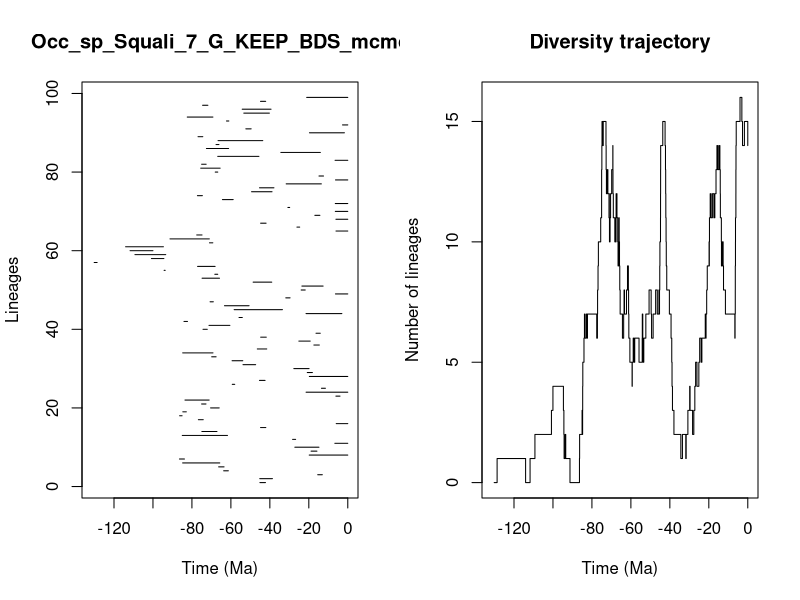

Source code (R):


pdf(file='../Results/Species/5_MA_bins_EXT_EP_FT/pyrate_mcmc_logs/Occ_sp_Squali_7_G_KEEP_BDS_mcmc_LTT.pdf',width=0.6*20, height=0.6*10)
title = "Occ_sp_Squali_7_G_KEEP_BDS_mcmc"
ts=c(45.100879172951196, 45.181123309604935,15.42614164636429,63.709732277527415,66.2856595838152,84.77572399907265,86.3974432971934,19.794829514337692,18.84579418097533,27.177739806470907,6.64023804763229,28.33612340656124,84.95883066458782,74.8982985295396,44.77411239744305,5.933418373124808,76.6850093225138,86.31775511805692,84.67808351693968,70.42670765349723,75.02915548872303,83.57411871089245,6.102431368105414,21.406353876633926,13.510579679208309,59.29931779609908,45.33104415507753,19.736301562474228,20.796208013801063,27.69509812663554,53.79332612057081,59.38814081832039,69.8569356919093,84.74315202843206,46.44210739004048,17.397448457222218,25.113792614405096,44.71585068990757,16.30376986050105,74.30638270380547,71.23989776134158,84.07992145648426,55.823553830992964,21.42938549544849,58.32711066855613,63.28700803631246,70.68065625103756,31.8168567056601,6.3248432935173735,23.92790486064531,23.5570162908268,48.5840603114288,74.7907927210894,68.24775627848977,94.278840485499,77.09550203356635,130.17681197171677,100.78124920747497,109.2575673719425,111.75005107979233,114.04480937743404,70.9963134122807,91.25886734006528,77.53381306971524,6.050406371825088,26.094594348646744,44.74479237751808,6.092261832031831,16.90462708635981,6.403453836278482,30.744698903459657,6.417291660515714,64.3420063395634,77.17773641072884,49.386607691204375,45.30751732311846,31.622729176974055,6.304400179594265,14.786445144768175,68.03606439354213,75.4935345116581,75.01551963066188,6.51837544565683,66.75100286070773,34.36065623252431,72.55864256274589,67.6165615481195,66.59051410942794,76.8621836979417,19.667289808067892,52.32571383692028,2.697748618092048,62.260452289806686,82.39848334506337,53.37251794979027,54.192430142640035,74.51988837168528,44.7988096055061,21.09607353760357)
te=c(42.242433565273195, 38.66019610025871,13.058792500569242,61.29391603199113,63.500865383872416,65.70702301747433,83.83890013609764,0.0,15.831723170753323,14.7972692179637,0.0,26.770724722566204,61.74266547372337,67.14468541020877,42.0688746407196,0.0,74.19496691878511,85.05570106175793,82.88154794790651,66.00089539445023,72.78082685228823,71.15706796084298,3.9836210352472174,0.0,11.477067682531436,58.02962976562294,42.44736252474227,0.0,18.15718532601512,19.866582221574017,47.291586733618736,53.89100191820717,67.58901245812685,69.19761293499027,41.5945461226077,14.610127843933322,19.288943662740053,41.83584254959507,14.130118980338752,72.12820225947023,60.51681726192696,82.27951174730687,54.14257542584199,3.038556000447748,33.54114138137056,50.66732747370191,69.0142279917707,29.620237175548706,0.0,21.830284404490865,12.64852558809275,39.02015648982712,65.84580441659182,66.74710284561371,93.72609677496598,68.09999131566994,128.6709157500917,94.39294851738052,93.44150320794674,100.0131563732506,94.6343608629797,69.27829882554816,71.0753561357121,74.81926244858593,0.0,24.68633851349042,41.93360136181692,0.0,14.31401727906959,0.0,29.822332664207412,0.0,58.81338616010681,74.62446431039358,38.87966917309764,37.90396830780152,13.563084819400823,0.0,12.455693649657936,66.73188703955216,65.51148618847618,72.70589675827492,0.0,45.61430424862547,14.073723096178014,61.17325846753949,66.14213131533613,43.63622680658123,74.41644632410022,1.7302858834614843,49.5981519555415,0.0,61.055706239711135,69.22419522872309,40.24191902329164,39.37933517463389,71.81242403250961,42.14146745112883,0.0)
div_traj=c(0, 1,0,1,2,3,4,3,2,1,2,1,0,1,2,3,2,3,4,5,6,7,6,7,6,7,6,7,8,9,10,11,12,13,14,15,14,15,14,15,14,15,14,13,12,13,12,11,12,11,10,11,12,13,14,13,12,11,10,11,10,11,12,11,10,11,10,9,10,11,10,9,8,7,6,7,8,7,8,9,8,7,6,5,4,5,6,5,6,5,6,7,6,5,6,7,8,7,6,7,8,7,8,7,8,9,10,11,12,13,14,15,14,13,12,11,10,9,8,7,6,5,4,3,2,1,2,1,2,3,4,3,2,3,4,5,4,5,6,5,6,7,6,7,8,9,10,9,10,11,12,11,12,11,12,13,14,13,14,13,14,13,12,11,10,9,10,9,8,7,6,7,8,9,10,11,12,13,14,15,16,15,14,15,14)
time_events=c(130.17681197171677, 128.6709157500917,114.04480937743404,111.75005107979233,109.2575673719425,100.78124920747497,100.0131563732506,94.6343608629797,94.39294851738052,94.278840485499,93.72609677496598,93.44150320794674,91.25886734006528,86.3974432971934,86.31775511805692,85.05570106175793,84.95883066458782,84.77572399907265,84.74315202843206,84.67808351693968,84.07992145648426,83.83890013609764,83.57411871089245,82.88154794790651,82.39848334506337,82.27951174730687,77.53381306971524,77.17773641072884,77.09550203356635,76.8621836979417,76.6850093225138,75.4935345116581,75.02915548872303,75.01551963066188,74.8982985295396,74.81926244858593,74.7907927210894,74.62446431039358,74.51988837168528,74.41644632410022,74.30638270380547,74.19496691878511,72.78082685228823,72.70589675827492,72.55864256274589,72.12820225947023,71.81242403250961,71.23989776134158,71.15706796084298,71.0753561357121,70.9963134122807,70.68065625103756,70.42670765349723,69.8569356919093,69.27829882554816,69.22419522872309,69.19761293499027,69.0142279917707,68.24775627848977,68.09999131566994,68.03606439354213,67.6165615481195,67.58901245812685,67.14468541020877,66.75100286070773,66.74710284561371,66.73188703955216,66.59051410942794,66.2856595838152,66.14213131533613,66.00089539445023,65.84580441659182,65.70702301747433,65.51148618847618,64.3420063395634,63.709732277527415,63.500865383872416,63.28700803631246,62.260452289806686,61.74266547372337,61.29391603199113,61.17325846753949,61.055706239711135,60.51681726192696,59.38814081832039,59.29931779609908,58.81338616010681,58.32711066855613,58.02962976562294,55.823553830992964,54.192430142640035,54.14257542584199,53.89100191820717,53.79332612057081,53.37251794979027,52.32571383692028,50.66732747370191,49.5981519555415,49.386607691204375,48.5840603114288,47.291586733618736,46.44210739004048,45.61430424862547,45.33104415507753,45.30751732311846,45.181123309604935,45.100879172951196,44.7988096055061,44.77411239744305,44.74479237751808,44.71585068990757,43.63622680658123,42.44736252474227,42.242433565273195,42.14146745112883,42.0688746407196,41.93360136181692,41.83584254959507,41.5945461226077,40.24191902329164,39.37933517463389,39.02015648982712,38.87966917309764,38.66019610025871,37.90396830780152,34.36065623252431,33.54114138137056,31.8168567056601,31.622729176974055,30.744698903459657,29.822332664207412,29.620237175548706,28.33612340656124,27.69509812663554,27.177739806470907,26.770724722566204,26.094594348646744,25.113792614405096,24.68633851349042,23.92790486064531,23.5570162908268,21.830284404490865,21.42938549544849,21.406353876633926,21.09607353760357,20.796208013801063,19.866582221574017,19.794829514337692,19.736301562474228,19.667289808067892,19.288943662740053,18.84579418097533,18.15718532601512,17.397448457222218,16.90462708635981,16.30376986050105,15.831723170753323,15.42614164636429,14.7972692179637,14.786445144768175,14.610127843933322,14.31401727906959,14.130118980338752,14.073723096178014,13.563084819400823,13.510579679208309,13.058792500569242,12.64852558809275,12.455693649657936,11.477067682531436,6.64023804763229,6.51837544565683,6.417291660515714,6.403453836278482,6.3248432935173735,6.304400179594265,6.102431368105414,6.092261832031831,6.050406371825088,5.933418373124808,3.9836210352472174,3.038556000447748,2.697748618092048,1.7302858834614843,0.0)
                par(mfrow=c(1,2))
                L = length(ts)
                plot(ts, 1:L , xlim=c(-max(ts)-1,0), pch=20, type="n", main=title,xlab="Time (Ma)",ylab="Lineages")
                for (i in 1:L){segments(x0=-te[i],y0=i,x1=-ts[i],y1=i)}    
                t = -time_events
                plot(div_traj ~ t,type="s", main = "Diversity trajectory",xlab="Time (Ma)",ylab="Number of lineages",xlim=c(-max(ts)-1,0))
                abline(v=c(65,200,251,367,445),lty=2,col="gray")
                
